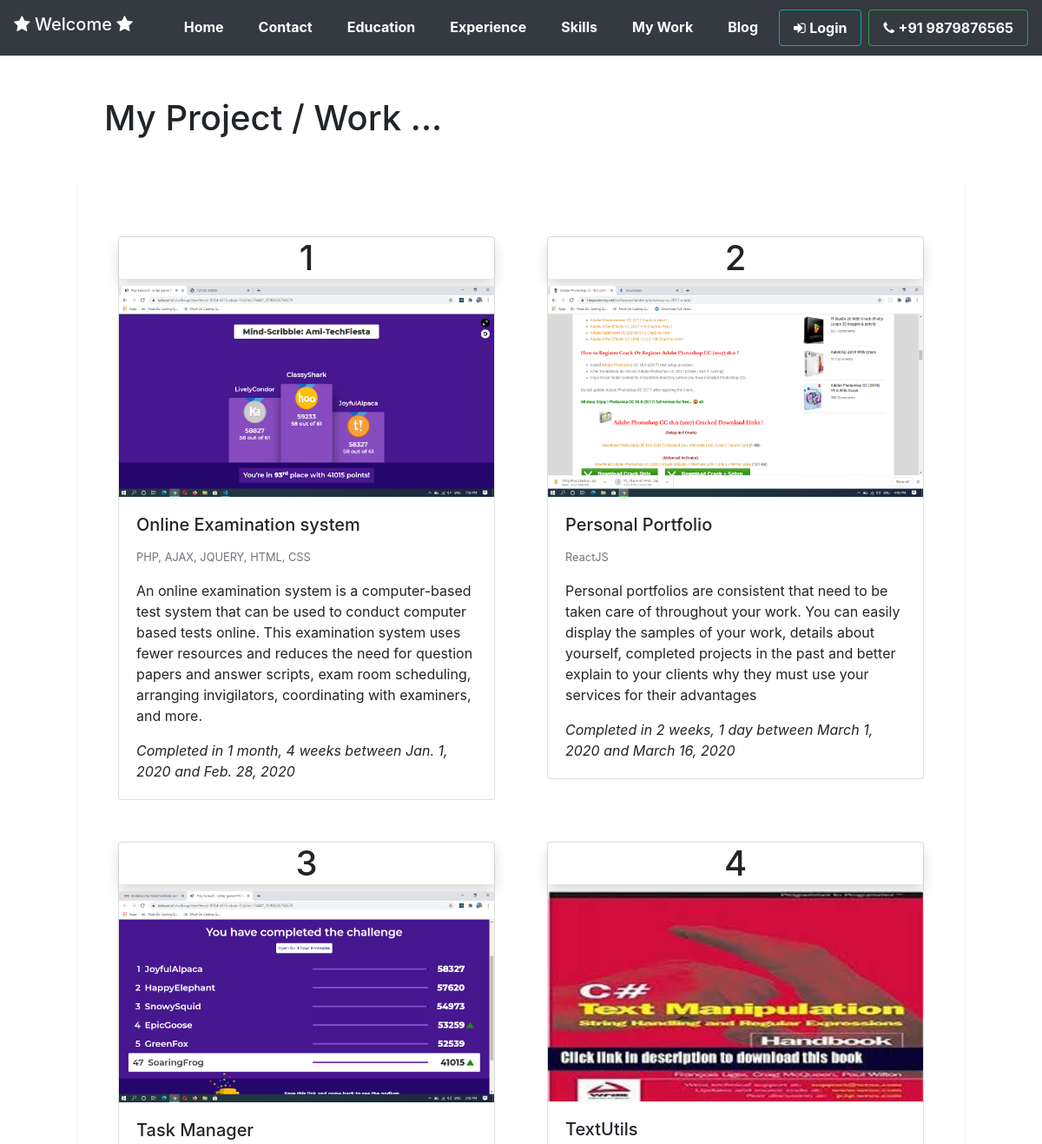
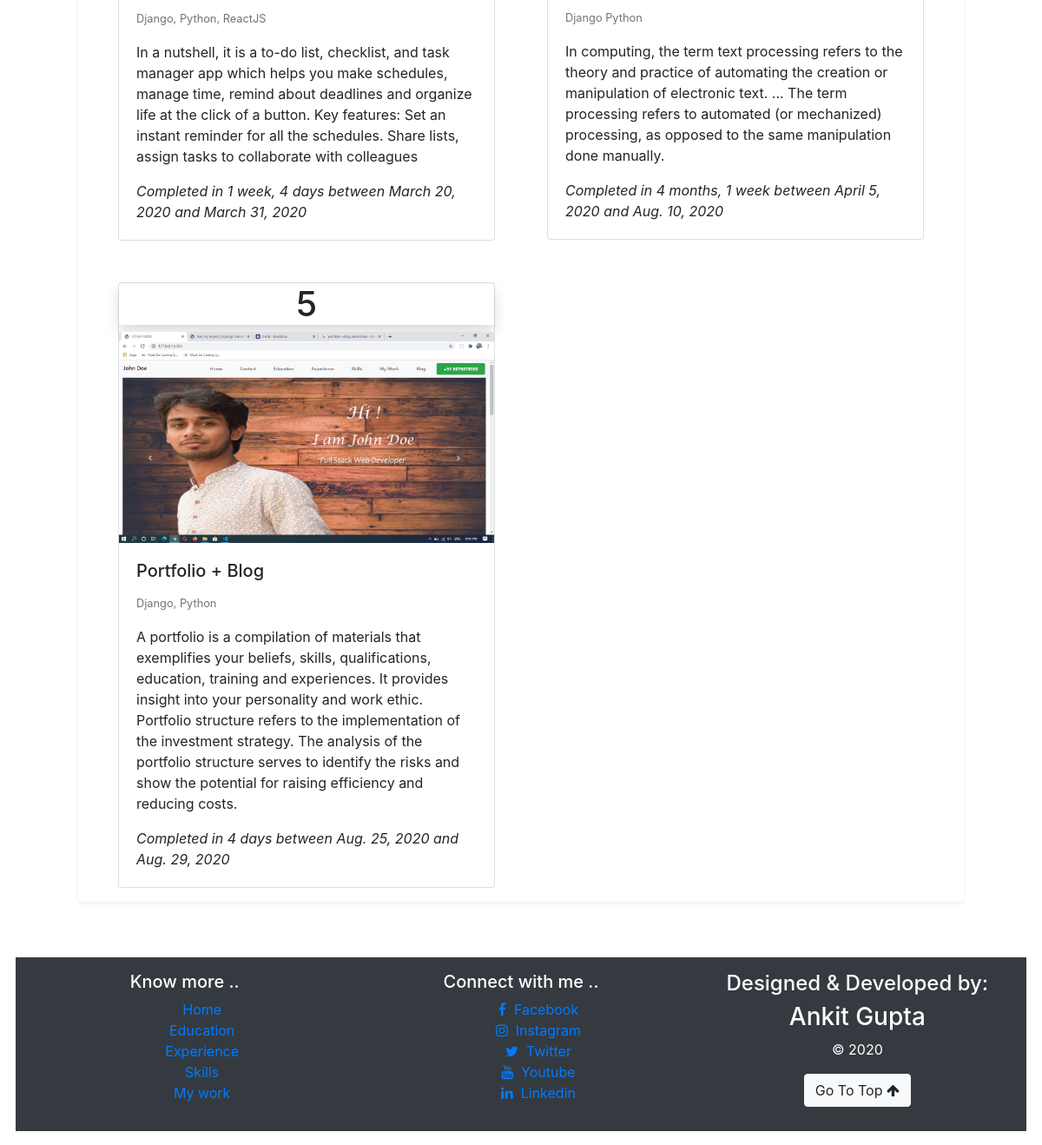
Screenshot of /workdone/ with the database file from the repository (2 pictures, top to bottom).
### core/models.py (models this page shows, shortened)
class MyProjects(models.Model):
    title = models.CharField(max_length=100)
    description = models.TextField(max_length=1000)
    technologies = models.CharField(max_length=200)
    start_date = models.DateField()
    end_date = models.DateField()
    image = models.ImageField(upload_to = 'images/')

### core/views.py (the view)
# urls.py: path('workdone/',views.workdone, name='workdone'),
def workdone(request):
    prjs = MyProjects.objects.all()
    n=len(prjs)
    if n%3 == 0:
        n = range(1,n,3)
    else:
        n = range(1,n+3, 3)
    context = {
        "prjs" : prjs,
        'n' : n
    }
    return render(request, 'core/workdone.html',context )

### templates/core/workdone.html (shortened to what this page needs)
{% extends 'core/base.html' %}
{% block content %}
<div id='main' style="width: 80%; margin:auto;">
    <h1 class='fadein mb-5 mt-5'>My Project / Work ...</h1>
        <div class="row">
            <div class="card-deck shadow-sm p-3 mb-5 bg-white rounded">
            {% for prj in prjs %}
            <div class="col col-lg-6 col-md-6 col-sm-12 mt-5 rounded">
                <div class="card">
                    <div><h1 class="text-center shadow rounded">{{prj.id}}</h1></div>
                    <img class="card-img-top" src="{{ prj.image.url }}" alt="Card image cap">
                    <div class="card-body">
                      <h5 class="card-title">{{prj.title}}</h5>
                      <p class="card-text"><small class="text-muted">{{prj.technologies}}</small></p>
                      <p class="card-text">{{prj.description}}</p>
                      <p class="card-text"><i>Completed in {{ prj.start_date|timesince:prj.end_date }} between {{prj.start_date}} and {{prj.end_date}}</i></p>
                    </div>
                  </div>
            </div>
            {% endfor %}
            </div>
        </div>
</div>
{% endblock %}

### templates/core/base.html (shortened to what this page needs)
{% load static %}
<!DOCTYPE html>
<html>
    <head>
        <link rel="stylesheet" href="https://stackpath.bootstrapcdn.com/bootstrap/4.5.2/css/bootstrap.min.css">
        <link rel="stylesheet" href="https://cdnjs.cloudflare.com/ajax/libs/font-awesome/4.7.0/css/font-awesome.min.css">
        <link rel='stylesheet' href="{% static 'css/nav_style.css' %}">
        <link rel='stylesheet' href="{% static 'css/index_style.css' %}">
    </head>
    <body>
        {% include 'core/nav.html' %}
        {% block content %}        {% endblock%}
        {% include 'core/footer.html' %}
    </body>
</html>

### templates/core/nav.html (shortened to what this page needs)
<div id='navbar_top' class="navbar navbar-expand-lg navbar-dark bg-dark">
    <h1 class="navbar-brand">
       <i class="fa fa-star"></i> Welcome {{request.user.username}} <i class="fa fa-star"></i>
    </h1>
    <div class="collapse navbar-collapse" id="navbarSupportedContent">
    <ul class="navbar-nav ml-auto">
        <li class="nav-item">
            <a class="nav-link " href="{% url 'home' %}"><b>Home</b></a>
        </li>
        <li class="nav-item">
            <a class="nav-link" href="{% url 'contact'%}"><b>Contact</b></a>
        </li>
        <li class="nav-item">
            <a class="nav-link" href="{% url 'education'%}"><b>Education</b></a>
        </li>
        <li class="nav-item">
            <a class="nav-link" href="{% url 'experience'%}"><b>Experience</b></a>
        </li>
        <li class="nav-item">
            <a  class="nav-link" href="{% url 'skills'%}"><b>Skills</b></a>
        </li>
        <li class="nav-item">
            <a class="nav-link" href="{% url 'workdone'%}"><b>My Work</b></a>
        </li>
        <li class="nav-item">
            <a class="nav-link" href="{% url 'bloghome'%}"><b>Blog</b></a>
        </li>
        {% if request.user.is_authenticated == True %}
            <!-- <li class="nav-item tel-no btn btn-outline-danger" id='login-btn'>
                <a class="nav-link" href="{% url 'logoutUser' %}"> <span></span> <b>Logout</b></a>
            </li> -->
            <li class="nav-item dropdown dropleft">
                <a class="nav-link dropdown-toggle" href="#" id="navbarDropdown" role="button" data-toggle="dropdown" aria-haspopup="true" aria-expanded="false">
                  <b>Account</b>
                </a>
                <div class="dropdown-menu " aria-labelledby="navbarDropdown">
                  <a class="dropdown-item" href="{% url 'profile' username=request.user.username %}"><i class="fa fa-user-circle"></i> Profile</a>
                  <a class="dropdown-item " href="{% url 'logoutUser' %}"><i class="fa fa-sign-out"></i> Logout</a>
                </div>
              </li>
        {% else%}
        <li class="nav-item tel-no btn btn-outline-info" id='login-btn'>
            <a class="nav-link " href="{% url 'loginForm' %}"> <span class="fa fa-sign-in"></span> <b>Login</b></a>
        </li>
        {% endif %}
        <li class="nav-item tel-no btn btn-outline-success" id='tel'>
            <a class="nav-link " href="tel:9879876565"> <span class="fa fa-phone"></span> <b>+91 9879876565</b></a>
        </li>
    </ul>
    </div>
</div>

### templates/core/footer.html
<div id='footer' class="footer bg-dark">
    <div class="row">
      <div class="col col-lg-4 col-md-4 col-sm-12 text-center">
        <h5 class="text-white"> Know more ..</h5>
        <ul>
          <li> <a href="{% url 'home' %}">Home</a> </li>
          <li> <a href="{% url 'education' %}">Education</a> </li>
          <li> <a href="{% url 'experience' %}">Experience</a> </li>
          <li> <a href="{% url 'skills' %}">Skills</a> </li>
          <li> <a href="{% url 'workdone' %}">My work</a> </li>
        </ul>
      </div>
      <div class="col col-lg-4 col-md-4 col-sm-12 text-center">
        <h5 class="text-white">Connect with me ..</h5>
        <ul>
          <li><a href=""><span class="fa fa-facebook"></span>&nbsp;&nbsp;Facebook</a></li>
          <li><a href=""><span class="fa fa-instagram"></span>&nbsp;&nbsp;Instagram</a></li>
          <li><a href=""><span class="fa fa-twitter"></span>&nbsp;&nbsp;Twitter</a></li>
          <li><a href=""><span class="fa fa-youtube"></span>&nbsp;&nbsp;Youtube</a></li>
          <li><a href=""><span class="fa fa-linkedin"></span>&nbsp;&nbsp;Linkedin</a></li>
        </ul>
      </div>
      <div class="col col-lg-4 col-md-4 col-sm-12 text-white text-center">
        <h4>Designed & Developed by:</h4>
        <h3>Ankit Gupta</h3>
        <p>&copy; 2020</p>
        <button id='move-to-top' class="btn btn-light"> Go To Top <span class="fa fa-arrow-up"></span></button>
      </div>
    </div>
  </div>

### static/css/nav_style.css (style rules this page uses)
#footer { width: 97%; margin: auto; padding:16px; background: transparent; margin-top: 1rem; margin-bottom: 1rem; }
#footer .row .col ul li { list-style: none; }
#footer .row .col { padding: 0; }
.nav-item { margin-left: 0.5rem; padding-left: 0.5rem; padding-right: 0.5rem; }
.nav-item .nav-link { color:white !important; }
#tel, #login-btn, #reg-btn { padding-top:0; padding-bottom:0; }

### static/css/index_style.css (style rules this page uses)
#main { width: 98%; margin: auto; }

### rows the page displays
MyProjects: id "1", image (picture), title "Online Examination system", technologies "PHP, AJAX, JQUERY, HTML, CSS", description "An online examination system is a computer-based test system that can be used to conduct computer based tests online. This examination system uses fewer resources and reduces the need for question papers and answer scripts, exam room scheduling, arranging invigilators, coordinating with examiners, and more.", start_date "1 month, 4 weeks", start_date "Jan. 1, 2020", end_date "Feb. 28, 2020"
MyProjects: id "2", image (picture), title "Personal Portfolio", technologies "ReactJS", description "Personal portfolios are consistent that need to be taken care of throughout your work. You can easily display the samples of your work, details about yourself, completed projects in the past and better explain to your clients why they must use your services for their advantages", start_date "2 weeks, 1 day", start_date "March 1, 2020", end_date "March 16, 2020"
MyProjects: id "3", image (picture), title "Task Manager", technologies "Django, Python, ReactJS", description "In a nutshell, it is a to-do list, checklist, and task manager app which helps you make schedules, manage time, remind about deadlines and organize life at the click of a button. Key features: Set an instant reminder for all the schedules. Share lists, assign tasks to collaborate with colleagues", start_date "1 week, 4 days", start_date "March 20, 2020", end_date "March 31, 2020"
MyProjects: id "4", image (picture), title "TextUtils", technologies "Django Python", description "In computing, the term text processing refers to the theory and practice of automating the creation or manipulation of electronic text. ... The term processing refers to automated (or mechanized) processing, as opposed to the same manipulation done manually.", start_date "4 months, 1 week", start_date "April 5, 2020", end_date "Aug. 10, 2020"
MyProjects: id "5", image (picture), title "Portfolio + Blog", technologies "Django, Python", description "A portfolio is a compilation of materials that exemplifies your beliefs, skills, qualifications, education, training and experiences. It provides insight into your personality and work ethic. Portfolio structure refers to the implementation of the investment strategy. The analysis of the portfolio structure serves to identify the risks and show the potential for raising efficiency and reducing costs.", start_date "4 days", start_date "Aug. 25, 2020", end_date "Aug. 29, 2020"
